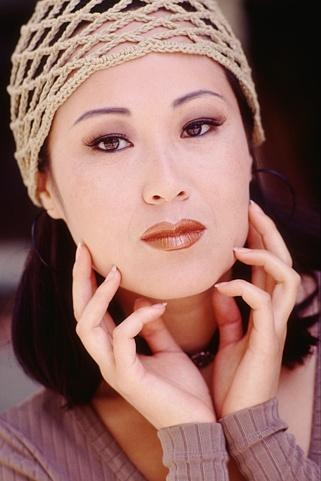
%> input picture face.jpg, 321 x 481 px
$ octave Intelligent_Scissors.m   (GNU Octave 9; MATLAB toolbox functions it lacks are replaced by stand-ins)
%> lines starting %> are read from the running program, lines starting %| are printed output that depends on the picture

global lapm
global sobelmag
global sobeldir
global im
global m
global n

im = rgb2gray(imread('face.jpg'));
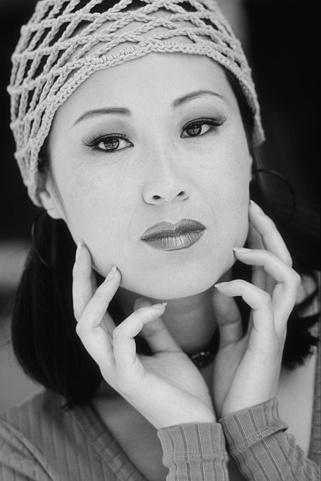
%> im: size 481x321 uint8; min 2, max 238, mean 120.5
im = im(100:300,100:300);
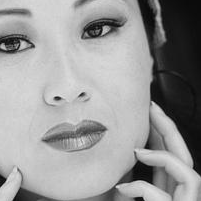
%> im: size 201x201 uint8; min 7, max 223, mean 152.2
[m,n] = size(im);
%> m = 201; n = 201
Hlap = fspecial('laplacian');
lapm = imfilter(im,Hlap);
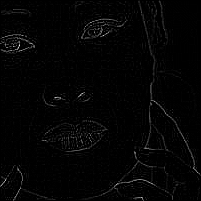
%> lapm: size 201x201 uint8; min 0, max 242, mean 4.2

[sobelmag, sobeldir] = imgradient(im,'sobel');
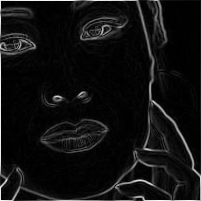
%> sobelmag: size 201x201 double; min 0, max 879.7, mean 58.5; drawn with min black and max white
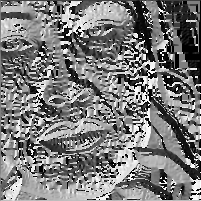
%> sobeldir: size 201x201 double; min -180, max 179.9, mean -6.3; drawn with min black and max white

for each = sobeldir
    if each < 0;
        each = each+360;
    end
end

% [11 lines of commented-out code are left out]

figure
imshow(im)
title('Pick 3-4 Points')

%> (the run ends here)
